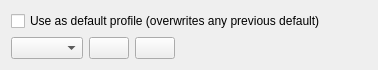
<?xml version="1.0" encoding="UTF-8"?>
<ui version="4.0">
 <class>ProfileManager</class>
 <widget class="QWidget" name="ProfileManager">
  <property name="geometry">
   <rect>
    <x>0</x>
    <y>0</y>
    <width>378</width>
    <height>66</height>
   </rect>
  </property>
  <property name="sizePolicy">
   <sizepolicy hsizetype="Preferred" vsizetype="Preferred">
    <horstretch>0</horstretch>
    <verstretch>0</verstretch>
   </sizepolicy>
  </property>
  <layout class="QVBoxLayout" name="verticalLayout">
   <property name="sizeConstraint">
    <enum>QLayout::SetDefaultConstraint</enum>
   </property>
   <item>
    <widget class="QCheckBox" name="defaultBox">
     <property name="text">
      <string>Use as default profile (overwrites any previous default)</string>
     </property>
    </widget>
   </item>
   <item>
    <layout class="QHBoxLayout" name="horizontalLayout">
     <item>
      <widget class="QComboBox" name="comboBox"/>
     </item>
     <item>
      <widget class="KPushButton" name="addButton"/>
     </item>
     <item>
      <widget class="KPushButton" name="removeButton"/>
     </item>
     <item>
      <spacer name="horizontalSpacer">
       <property name="orientation">
        <enum>Qt::Horizontal</enum>
       </property>
       <property name="sizeHint" stdset="0">
        <size>
         <width>40</width>
         <height>20</height>
        </size>
       </property>
      </spacer>
     </item>
    </layout>
   </item>
   <item>
    <spacer name="verticalSpacer">
     <property name="orientation">
      <enum>Qt::Vertical</enum>
     </property>
     <property name="sizeHint" stdset="0">
      <size>
       <width>20</width>
       <height>40</height>
      </size>
     </property>
    </spacer>
   </item>
  </layout>
 </widget>
 <customwidgets>
  <customwidget>
   <class>KPushButton</class>
   <extends>QPushButton</extends>
   <header>kpushbutton.h</header>
  </customwidget>
 </customwidgets>
 <resources/>
 <connections/>
</ui>
